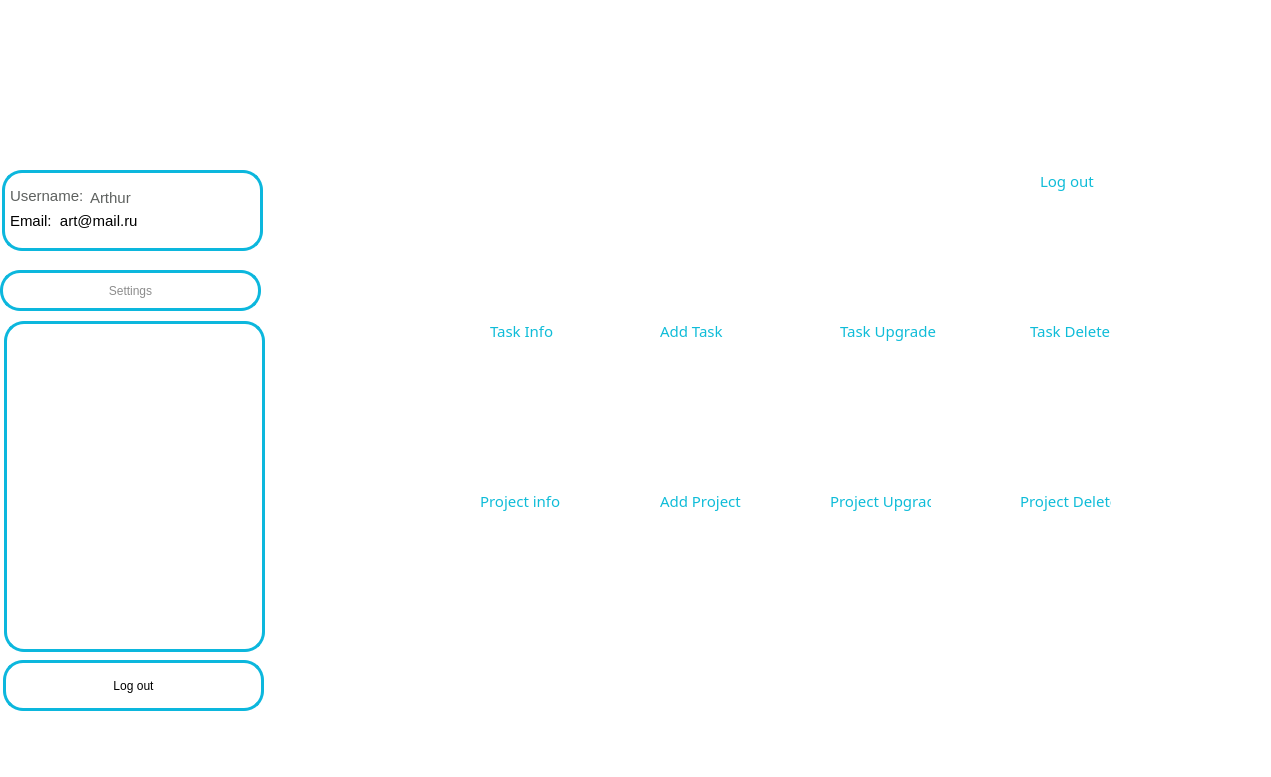
<?xml version="1.0" encoding="UTF-8"?>
<ui version="4.0">
 <class>MainPage</class>
 <widget class="QMainWindow" name="MainPage">
  <property name="geometry">
   <rect>
    <x>0</x>
    <y>0</y>
    <width>1271</width>
    <height>777</height>
   </rect>
  </property>
  <property name="windowTitle">
   <string>MainWindow</string>
  </property>
  <property name="styleSheet">
   <string notr="true">QMainWindow{
	background-color:white;
	background-repeat: no-repeat;
  	background-attachment: fixed;
 	background-position: center;
	background-size: cover;
}

QLabel{
	font-size:15px;
}

#label_17:hover{


}

</string>
  </property>
  <widget class="QWidget" name="centralwidget">
   <widget class="QPushButton" name="pushButton">
    <property name="geometry">
     <rect>
      <x>70</x>
      <y>60</y>
      <width>121</width>
      <height>71</height>
     </rect>
    </property>
    <property name="sizePolicy">
     <sizepolicy hsizetype="Minimum" vsizetype="Fixed">
      <horstretch>0</horstretch>
      <verstretch>0</verstretch>
     </sizepolicy>
    </property>
    <property name="styleSheet">
     <string notr="true">QPushButton{
	background-image: url(&quot;/Users/aa/Desktop/picture/user.png&quot;);
	background-repeat: no-repeat;

	border-radius:50px;
	margin-left:20px;
}
</string>
    </property>
    <property name="text">
     <string/>
    </property>
   </widget>
   <widget class="QPushButton" name="pushButton_4">
    <property name="geometry">
     <rect>
      <x>470</x>
      <y>230</y>
      <width>91</width>
      <height>71</height>
     </rect>
    </property>
    <property name="sizePolicy">
     <sizepolicy hsizetype="Minimum" vsizetype="Fixed">
      <horstretch>0</horstretch>
      <verstretch>0</verstretch>
     </sizepolicy>
    </property>
    <property name="styleSheet">
     <string notr="true">QPushButton{
	background-image: url(&quot;/Users/aa/Desktop/picture/menu.png&quot;);
	background-repeat: no-repeat;

	border-radius:50px;
	margin-left:20px;
}</string>
    </property>
    <property name="text">
     <string/>
    </property>
   </widget>
   <widget class="QLabel" name="label_4">
    <property name="geometry">
     <rect>
      <x>490</x>
      <y>320</y>
      <width>96</width>
      <height>21</height>
     </rect>
    </property>
    <property name="font">
     <font>
      <family>Gill Sans</family>
      <pointsize>-1</pointsize>
     </font>
    </property>
    <property name="styleSheet">
     <string notr="true">QLabel{
	color:rgb(15, 188, 216);
}</string>
    </property>
    <property name="text">
     <string>Task Info</string>
    </property>
   </widget>
   <widget class="QPushButton" name="pushButton_5">
    <property name="geometry">
     <rect>
      <x>830</x>
      <y>230</y>
      <width>91</width>
      <height>71</height>
     </rect>
    </property>
    <property name="sizePolicy">
     <sizepolicy hsizetype="Minimum" vsizetype="Fixed">
      <horstretch>0</horstretch>
      <verstretch>0</verstretch>
     </sizepolicy>
    </property>
    <property name="styleSheet">
     <string notr="true">QPushButton{
	background-image: url(&quot;/Users/aa/Desktop/picture/checklist.png&quot;);
	background-repeat: no-repeat;

	border-radius:50px;
	margin-left:20px;
}

QPushButton:hover{

}</string>
    </property>
    <property name="text">
     <string/>
    </property>
   </widget>
   <widget class="QLabel" name="label_5">
    <property name="geometry">
     <rect>
      <x>840</x>
      <y>320</y>
      <width>111</width>
      <height>21</height>
     </rect>
    </property>
    <property name="font">
     <font>
      <family>Gill Sans</family>
      <pointsize>-1</pointsize>
     </font>
    </property>
    <property name="styleSheet">
     <string notr="true">QLabel{
	color:rgb(15, 188, 216);
}</string>
    </property>
    <property name="text">
     <string>Task Upgrade</string>
    </property>
   </widget>
   <widget class="QPushButton" name="pushButton_6">
    <property name="geometry">
     <rect>
      <x>1020</x>
      <y>230</y>
      <width>91</width>
      <height>71</height>
     </rect>
    </property>
    <property name="sizePolicy">
     <sizepolicy hsizetype="Minimum" vsizetype="Fixed">
      <horstretch>0</horstretch>
      <verstretch>0</verstretch>
     </sizepolicy>
    </property>
    <property name="styleSheet">
     <string notr="true">QPushButton{
	background-image: url(&quot;/Users/aa/Desktop/picture/clipboard.png&quot;);
	background-repeat: no-repeat;
	border-radius:35px;
	margin-left:20px;
}
</string>
    </property>
    <property name="text">
     <string/>
    </property>
   </widget>
   <widget class="QLabel" name="label_6">
    <property name="geometry">
     <rect>
      <x>1030</x>
      <y>320</y>
      <width>111</width>
      <height>21</height>
     </rect>
    </property>
    <property name="font">
     <font>
      <family>Gill Sans</family>
      <pointsize>-1</pointsize>
     </font>
    </property>
    <property name="styleSheet">
     <string notr="true">QLabel{
	color:rgb(15, 188, 216);
}</string>
    </property>
    <property name="text">
     <string>Task Delete</string>
    </property>
   </widget>
   <widget class="QPushButton" name="pushButton_7">
    <property name="geometry">
     <rect>
      <x>640</x>
      <y>230</y>
      <width>91</width>
      <height>71</height>
     </rect>
    </property>
    <property name="sizePolicy">
     <sizepolicy hsizetype="Minimum" vsizetype="Fixed">
      <horstretch>0</horstretch>
      <verstretch>0</verstretch>
     </sizepolicy>
    </property>
    <property name="styleSheet">
     <string notr="true">QPushButton{
	background-image: url(&quot;/Users/aa/Desktop/picture/list.png&quot;);
	background-repeat: no-repeat;
	border-radius:50px;
	margin-left:20px;
}</string>
    </property>
    <property name="text">
     <string/>
    </property>
   </widget>
   <widget class="QLabel" name="label_7">
    <property name="geometry">
     <rect>
      <x>660</x>
      <y>320</y>
      <width>96</width>
      <height>21</height>
     </rect>
    </property>
    <property name="font">
     <font>
      <family>Gill Sans</family>
      <pointsize>-1</pointsize>
     </font>
    </property>
    <property name="styleSheet">
     <string notr="true">QLabel{
	color:rgb(15, 188, 216);
}</string>
    </property>
    <property name="text">
     <string>Add Task</string>
    </property>
   </widget>
   <widget class="QPushButton" name="pushButton_8">
    <property name="geometry">
     <rect>
      <x>640</x>
      <y>390</y>
      <width>91</width>
      <height>71</height>
     </rect>
    </property>
    <property name="sizePolicy">
     <sizepolicy hsizetype="Minimum" vsizetype="Fixed">
      <horstretch>0</horstretch>
      <verstretch>0</verstretch>
     </sizepolicy>
    </property>
    <property name="styleSheet">
     <string notr="true">QPushButton{
	background-image: url(&quot;/Users/aa/Desktop/picture/projectadd.png&quot;);
	background-repeat: no-repeat;

	border-radius:50px;
	margin-left:20px;
}</string>
    </property>
    <property name="text">
     <string/>
    </property>
   </widget>
   <widget class="QLabel" name="label_8">
    <property name="geometry">
     <rect>
      <x>660</x>
      <y>490</y>
      <width>81</width>
      <height>21</height>
     </rect>
    </property>
    <property name="font">
     <font>
      <family>Gill Sans</family>
      <pointsize>-1</pointsize>
     </font>
    </property>
    <property name="styleSheet">
     <string notr="true">QLabel{
	color:rgb(15, 188, 216);
}</string>
    </property>
    <property name="text">
     <string>Add Project</string>
    </property>
   </widget>
   <widget class="QLabel" name="label_9">
    <property name="geometry">
     <rect>
      <x>480</x>
      <y>490</y>
      <width>111</width>
      <height>21</height>
     </rect>
    </property>
    <property name="font">
     <font>
      <family>Gill Sans</family>
      <pointsize>-1</pointsize>
     </font>
    </property>
    <property name="styleSheet">
     <string notr="true">QLabel{
	color:rgb(15, 188, 216);
}</string>
    </property>
    <property name="text">
     <string>Project info</string>
    </property>
   </widget>
   <widget class="QLabel" name="label_10">
    <property name="geometry">
     <rect>
      <x>830</x>
      <y>490</y>
      <width>101</width>
      <height>21</height>
     </rect>
    </property>
    <property name="font">
     <font>
      <family>Gill Sans</family>
      <pointsize>-1</pointsize>
     </font>
    </property>
    <property name="styleSheet">
     <string notr="true">QLabel{
	color:rgb(15, 188, 216);
}</string>
    </property>
    <property name="text">
     <string>Project Upgrade</string>
    </property>
   </widget>
   <widget class="QPushButton" name="pushButton_9">
    <property name="geometry">
     <rect>
      <x>470</x>
      <y>390</y>
      <width>91</width>
      <height>71</height>
     </rect>
    </property>
    <property name="sizePolicy">
     <sizepolicy hsizetype="Minimum" vsizetype="Fixed">
      <horstretch>0</horstretch>
      <verstretch>0</verstretch>
     </sizepolicy>
    </property>
    <property name="styleSheet">
     <string notr="true">QPushButton{
	background-image: url(&quot;/Users/aa/Desktop/picture/analytic.png&quot;);
	background-repeat: no-repeat;

	border-radius:50px;
	margin-left:20px;
}</string>
    </property>
    <property name="text">
     <string/>
    </property>
   </widget>
   <widget class="QPushButton" name="pushButton_10">
    <property name="geometry">
     <rect>
      <x>830</x>
      <y>400</y>
      <width>91</width>
      <height>71</height>
     </rect>
    </property>
    <property name="sizePolicy">
     <sizepolicy hsizetype="Minimum" vsizetype="Fixed">
      <horstretch>0</horstretch>
      <verstretch>0</verstretch>
     </sizepolicy>
    </property>
    <property name="styleSheet">
     <string notr="true">QPushButton{
	background-image: url(&quot;/Users/aa/Desktop/picture/teamwork.png&quot;);
	background-repeat: no-repeat;

	border-radius:50px;
	margin-left:20px;
}</string>
    </property>
    <property name="text">
     <string/>
    </property>
   </widget>
   <widget class="QPushButton" name="pushButton_11">
    <property name="geometry">
     <rect>
      <x>1010</x>
      <y>400</y>
      <width>91</width>
      <height>71</height>
     </rect>
    </property>
    <property name="sizePolicy">
     <sizepolicy hsizetype="Minimum" vsizetype="Fixed">
      <horstretch>0</horstretch>
      <verstretch>0</verstretch>
     </sizepolicy>
    </property>
    <property name="styleSheet">
     <string notr="true">QPushButton{
	background-image: url(&quot;/Users/aa/Desktop/picture/projdel.png&quot;);
	background-repeat: no-repeat;
	border-radius:50px;
	margin-left:20px;
}</string>
    </property>
    <property name="text">
     <string/>
    </property>
   </widget>
   <widget class="QLabel" name="label_11">
    <property name="geometry">
     <rect>
      <x>1020</x>
      <y>490</y>
      <width>91</width>
      <height>21</height>
     </rect>
    </property>
    <property name="font">
     <font>
      <family>Gill Sans</family>
      <pointsize>-1</pointsize>
     </font>
    </property>
    <property name="styleSheet">
     <string notr="true">QLabel{
	color:rgb(15, 188, 216);
}</string>
    </property>
    <property name="text">
     <string>Project Delete</string>
    </property>
   </widget>
   <widget class="QLabel" name="picsart_lab">
    <property name="geometry">
     <rect>
      <x>1240</x>
      <y>170</y>
      <width>71</width>
      <height>191</height>
     </rect>
    </property>
    <property name="styleSheet">
     <string notr="true">QLabel{
	background-image: url(&quot;/Users/aa/Desktop/PICSART.jpeg&quot;);
	background-repeat: no-repeat;

}
</string>
    </property>
    <property name="text">
     <string/>
    </property>
   </widget>
   <widget class="QPushButton" name="pushButton_12">
    <property name="geometry">
     <rect>
      <x>1020</x>
      <y>80</y>
      <width>91</width>
      <height>71</height>
     </rect>
    </property>
    <property name="sizePolicy">
     <sizepolicy hsizetype="Minimum" vsizetype="Fixed">
      <horstretch>0</horstretch>
      <verstretch>0</verstretch>
     </sizepolicy>
    </property>
    <property name="styleSheet">
     <string notr="true">QPushButton{
	background-image: url(&quot;/Users/aa/Desktop/picture/exit.png&quot;);
	background-repeat: no-repeat;

	border-radius:50px;
	margin-left:20px;
}</string>
    </property>
    <property name="text">
     <string/>
    </property>
   </widget>
   <widget class="QLabel" name="label_13">
    <property name="geometry">
     <rect>
      <x>1040</x>
      <y>170</y>
      <width>96</width>
      <height>21</height>
     </rect>
    </property>
    <property name="font">
     <font>
      <family>Gill Sans</family>
      <pointsize>-1</pointsize>
     </font>
    </property>
    <property name="styleSheet">
     <string notr="true">QLabel{
	color:rgb(15, 188, 216);
}</string>
    </property>
    <property name="text">
     <string>Log out</string>
    </property>
   </widget>
   <widget class="QLabel" name="label_14">
    <property name="geometry">
     <rect>
      <x>420</x>
      <y>510</y>
      <width>1171</width>
      <height>271</height>
     </rect>
    </property>
    <property name="styleSheet">
     <string notr="true">QLabel{
	background-image: url(&quot;/Users/aa/Desktop/picture/pa.png&quot;);
	background-repeat: no-repeat;
	margin-top:20px;
}
</string>
    </property>
    <property name="text">
     <string/>
    </property>
   </widget>
   <widget class="QLabel" name="label_25">
    <property name="geometry">
     <rect>
      <x>810</x>
      <y>220</y>
      <width>131</width>
      <height>121</height>
     </rect>
    </property>
    <property name="cursor">
     <cursorShape>PointingHandCursor</cursorShape>
    </property>
    <property name="styleSheet">
     <string notr="true">QLabel{
	
}

QLabel:hover{

	border:1px solid rgb(12, 183, 221);
	border-radius:20px;
}</string>
    </property>
    <property name="text">
     <string/>
    </property>
   </widget>
   <widget class="QLabel" name="label_31">
    <property name="geometry">
     <rect>
      <x>1010</x>
      <y>220</y>
      <width>121</width>
      <height>121</height>
     </rect>
    </property>
    <property name="cursor">
     <cursorShape>PointingHandCursor</cursorShape>
    </property>
    <property name="styleSheet">
     <string notr="true">QLabel{
	
}

QLabel:hover{

	border:1px solid rgb(12, 183, 221);
	border-radius:20px;
}</string>
    </property>
    <property name="text">
     <string/>
    </property>
   </widget>
   <widget class="QLabel" name="label_30">
    <property name="geometry">
     <rect>
      <x>1000</x>
      <y>70</y>
      <width>131</width>
      <height>121</height>
     </rect>
    </property>
    <property name="cursor">
     <cursorShape>PointingHandCursor</cursorShape>
    </property>
    <property name="styleSheet">
     <string notr="true">QLabel{
	
}

QLabel:hover{

	border:1px solid rgb(12, 183, 221);
	border-radius:20px;
}</string>
    </property>
    <property name="text">
     <string/>
    </property>
   </widget>
   <widget class="QLabel" name="label_34">
    <property name="geometry">
     <rect>
      <x>630</x>
      <y>220</y>
      <width>121</width>
      <height>121</height>
     </rect>
    </property>
    <property name="cursor">
     <cursorShape>PointingHandCursor</cursorShape>
    </property>
    <property name="styleSheet">
     <string notr="true">QLabel{
	
}

QLabel:hover{

	border:1px solid rgb(12, 183, 221);
	border-radius:20px;
}</string>
    </property>
    <property name="text">
     <string/>
    </property>
   </widget>
   <widget class="QLabel" name="label_28">
    <property name="geometry">
     <rect>
      <x>460</x>
      <y>380</y>
      <width>121</width>
      <height>131</height>
     </rect>
    </property>
    <property name="cursor">
     <cursorShape>PointingHandCursor</cursorShape>
    </property>
    <property name="styleSheet">
     <string notr="true">QLabel{
	
}

QLabel:hover{

	border:1px solid rgb(12, 183, 221);
	border-radius:20px;
}</string>
    </property>
    <property name="text">
     <string/>
    </property>
   </widget>
   <widget class="QLabel" name="label_29">
    <property name="geometry">
     <rect>
      <x>630</x>
      <y>380</y>
      <width>131</width>
      <height>131</height>
     </rect>
    </property>
    <property name="cursor">
     <cursorShape>PointingHandCursor</cursorShape>
    </property>
    <property name="styleSheet">
     <string notr="true">QLabel{
	
}

QLabel:hover{

	border:1px solid rgb(12, 183, 221);
	border-radius:20px;
}</string>
    </property>
    <property name="text">
     <string/>
    </property>
   </widget>
   <widget class="QLabel" name="label_35">
    <property name="geometry">
     <rect>
      <x>820</x>
      <y>390</y>
      <width>121</width>
      <height>121</height>
     </rect>
    </property>
    <property name="cursor">
     <cursorShape>PointingHandCursor</cursorShape>
    </property>
    <property name="styleSheet">
     <string notr="true">QLabel{
	
}

QLabel:hover{

	border:1px solid rgb(12, 183, 221);
	border-radius:20px;
}</string>
    </property>
    <property name="text">
     <string/>
    </property>
   </widget>
   <widget class="QLabel" name="label_36">
    <property name="geometry">
     <rect>
      <x>1000</x>
      <y>390</y>
      <width>121</width>
      <height>121</height>
     </rect>
    </property>
    <property name="cursor">
     <cursorShape>PointingHandCursor</cursorShape>
    </property>
    <property name="styleSheet">
     <string notr="true">QLabel{
	
}

QLabel:hover{

	border:1px solid rgb(12, 183, 221);
	border-radius:20px;
}</string>
    </property>
    <property name="text">
     <string/>
    </property>
   </widget>
   <widget class="QLabel" name="label_12">
    <property name="geometry">
     <rect>
      <x>0</x>
      <y>10</y>
      <width>291</width>
      <height>701</height>
     </rect>
    </property>
    <property name="styleSheet">
     <string notr="true"/>
    </property>
    <property name="text">
     <string/>
    </property>
   </widget>
   <widget class="QLabel" name="label_15">
    <property name="geometry">
     <rect>
      <x>-20</x>
      <y>0</y>
      <width>981</width>
      <height>20</height>
     </rect>
    </property>
    <property name="text">
     <string/>
    </property>
   </widget>
   <widget class="QPushButton" name="Settings">
    <property name="geometry">
     <rect>
      <x>0</x>
      <y>270</y>
      <width>261</width>
      <height>41</height>
     </rect>
    </property>
    <property name="styleSheet">
     <string notr="true">#Settings
{
	color:rgb(140, 140, 140);
    	border:3px solid rgb(12, 183, 221);
	border-radius:20px;
}
#Settings:hover{
    border:3px solid rgb(40, 239, 154);
}</string>
    </property>
    <property name="text">
     <string>Settings</string>
    </property>
   </widget>
   <widget class="QLabel" name="label_17">
    <property name="geometry">
     <rect>
      <x>10</x>
      <y>180</y>
      <width>81</width>
      <height>31</height>
     </rect>
    </property>
    <property name="styleSheet">
     <string notr="true">#label_17
{
	color:rgb(94, 97, 95);
}</string>
    </property>
    <property name="text">
     <string>Username:</string>
    </property>
   </widget>
   <widget class="QLabel" name="label_18">
    <property name="geometry">
     <rect>
      <x>90</x>
      <y>190</y>
      <width>121</width>
      <height>16</height>
     </rect>
    </property>
    <property name="styleSheet">
     <string notr="true">#label_18
{
	color:rgb(94, 97, 95);
}</string>
    </property>
    <property name="text">
     <string>Arthur</string>
    </property>
   </widget>
   <widget class="QLabel" name="label_19">
    <property name="geometry">
     <rect>
      <x>2</x>
      <y>170</y>
      <width>261</width>
      <height>81</height>
     </rect>
    </property>
    <property name="styleSheet">
     <string notr="true">#label_19
{
	border:3px solid rgb(12, 183, 221);
	border-radius:20px;
}
</string>
    </property>
    <property name="text">
     <string/>
    </property>
   </widget>
   <widget class="QLabel" name="label_20">
    <property name="geometry">
     <rect>
      <x>10</x>
      <y>210</y>
      <width>201</width>
      <height>21</height>
     </rect>
    </property>
    <property name="styleSheet">
     <string notr="true">#label_20
{
	color:black;
}</string>
    </property>
    <property name="text">
     <string>Email:  art@mail.ru</string>
    </property>
   </widget>
   <widget class="QLabel" name="label_21">
    <property name="geometry">
     <rect>
      <x>4</x>
      <y>321</y>
      <width>261</width>
      <height>331</height>
     </rect>
    </property>
    <property name="styleSheet">
     <string notr="true">#label_21
{
	border:3px solid rgb(12, 183, 221);
	border-radius:20px;
}</string>
    </property>
    <property name="text">
     <string/>
    </property>
    <property name="alignment">
     <set>Qt::AlignLeading|Qt::AlignLeft|Qt::AlignTop</set>
    </property>
   </widget>
   <widget class="QPushButton" name="pushButton_14">
    <property name="geometry">
     <rect>
      <x>3</x>
      <y>660</y>
      <width>261</width>
      <height>51</height>
     </rect>
    </property>
    <property name="styleSheet">
     <string notr="true">#pushButton_14
{
	color:black;
	border:3px solid rgb(12, 183, 221);
	border-radius:20px;
}
#pushButton_14:hover
{
    border:3px solid rgb(40, 239, 154);
}</string>
    </property>
    <property name="text">
     <string>Log out</string>
    </property>
   </widget>
   <zorder>label_14</zorder>
   <zorder>picsart_lab</zorder>
   <zorder>pushButton</zorder>
   <zorder>pushButton_4</zorder>
   <zorder>label_4</zorder>
   <zorder>pushButton_5</zorder>
   <zorder>label_5</zorder>
   <zorder>pushButton_6</zorder>
   <zorder>label_6</zorder>
   <zorder>pushButton_7</zorder>
   <zorder>label_7</zorder>
   <zorder>pushButton_8</zorder>
   <zorder>label_8</zorder>
   <zorder>label_9</zorder>
   <zorder>label_10</zorder>
   <zorder>pushButton_9</zorder>
   <zorder>pushButton_10</zorder>
   <zorder>pushButton_11</zorder>
   <zorder>label_11</zorder>
   <zorder>pushButton_12</zorder>
   <zorder>label_13</zorder>
   <zorder>label_25</zorder>
   <zorder>label_31</zorder>
   <zorder>label_30</zorder>
   <zorder>label_34</zorder>
   <zorder>label_28</zorder>
   <zorder>label_29</zorder>
   <zorder>label_35</zorder>
   <zorder>label_36</zorder>
   <zorder>label_12</zorder>
   <zorder>label_15</zorder>
   <zorder>label_17</zorder>
   <zorder>label_18</zorder>
   <zorder>label_19</zorder>
   <zorder>label_20</zorder>
   <zorder>label_21</zorder>
   <zorder>pushButton_14</zorder>
   <zorder>Settings</zorder>
  </widget>
  <widget class="QMenuBar" name="menuBar">
   <property name="geometry">
    <rect>
     <x>0</x>
     <y>0</y>
     <width>1271</width>
     <height>32</height>
    </rect>
   </property>
  </widget>
 </widget>
 <resources/>
 <connections/>
</ui>
